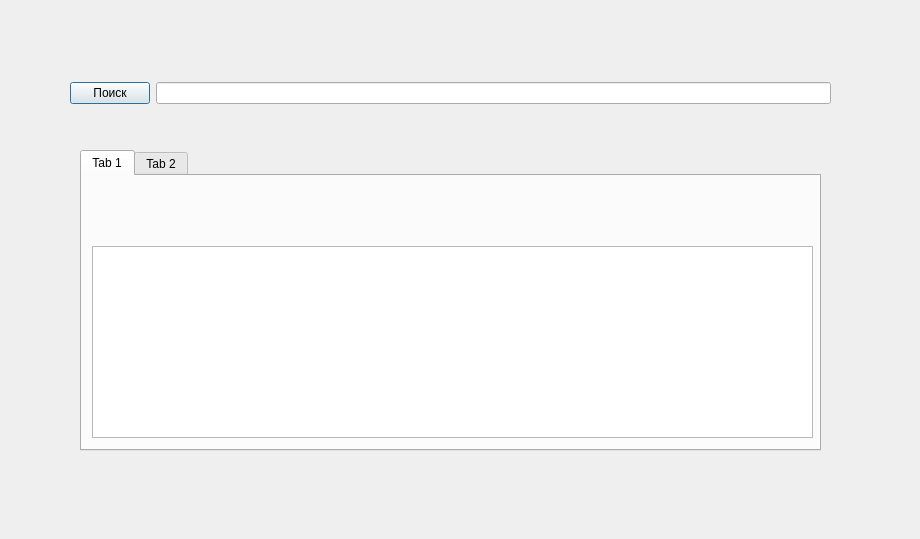
<?xml version="1.0" encoding="UTF-8"?>
<ui version="4.0">
 <class>Search</class>
 <widget class="QDialog" name="Search">
  <property name="geometry">
   <rect>
    <x>0</x>
    <y>0</y>
    <width>920</width>
    <height>539</height>
   </rect>
  </property>
  <property name="windowTitle">
   <string>Dialog</string>
  </property>
  <widget class="QTabWidget" name="tabWidget">
   <property name="geometry">
    <rect>
     <x>80</x>
     <y>150</y>
     <width>741</width>
     <height>301</height>
    </rect>
   </property>
   <property name="currentIndex">
    <number>0</number>
   </property>
   <widget class="QWidget" name="tab">
    <attribute name="title">
     <string>Tab 1</string>
    </attribute>
    <widget class="QTableWidget" name="search_table">
     <property name="geometry">
      <rect>
       <x>10</x>
       <y>70</y>
       <width>721</width>
       <height>192</height>
      </rect>
     </property>
    </widget>
   </widget>
   <widget class="QWidget" name="tab_2">
    <attribute name="title">
     <string>Tab 2</string>
    </attribute>
   </widget>
  </widget>
  <widget class="QWidget" name="layoutWidget">
   <property name="geometry">
    <rect>
     <x>70</x>
     <y>80</y>
     <width>761</width>
     <height>26</height>
    </rect>
   </property>
   <layout class="QHBoxLayout" name="horizontalLayout">
    <item>
     <widget class="QPushButton" name="pushButton">
      <property name="text">
       <string>Поиск</string>
      </property>
     </widget>
    </item>
    <item>
     <widget class="QLineEdit" name="lineEdit"/>
    </item>
   </layout>
  </widget>
 </widget>
 <resources/>
 <connections/>
</ui>
